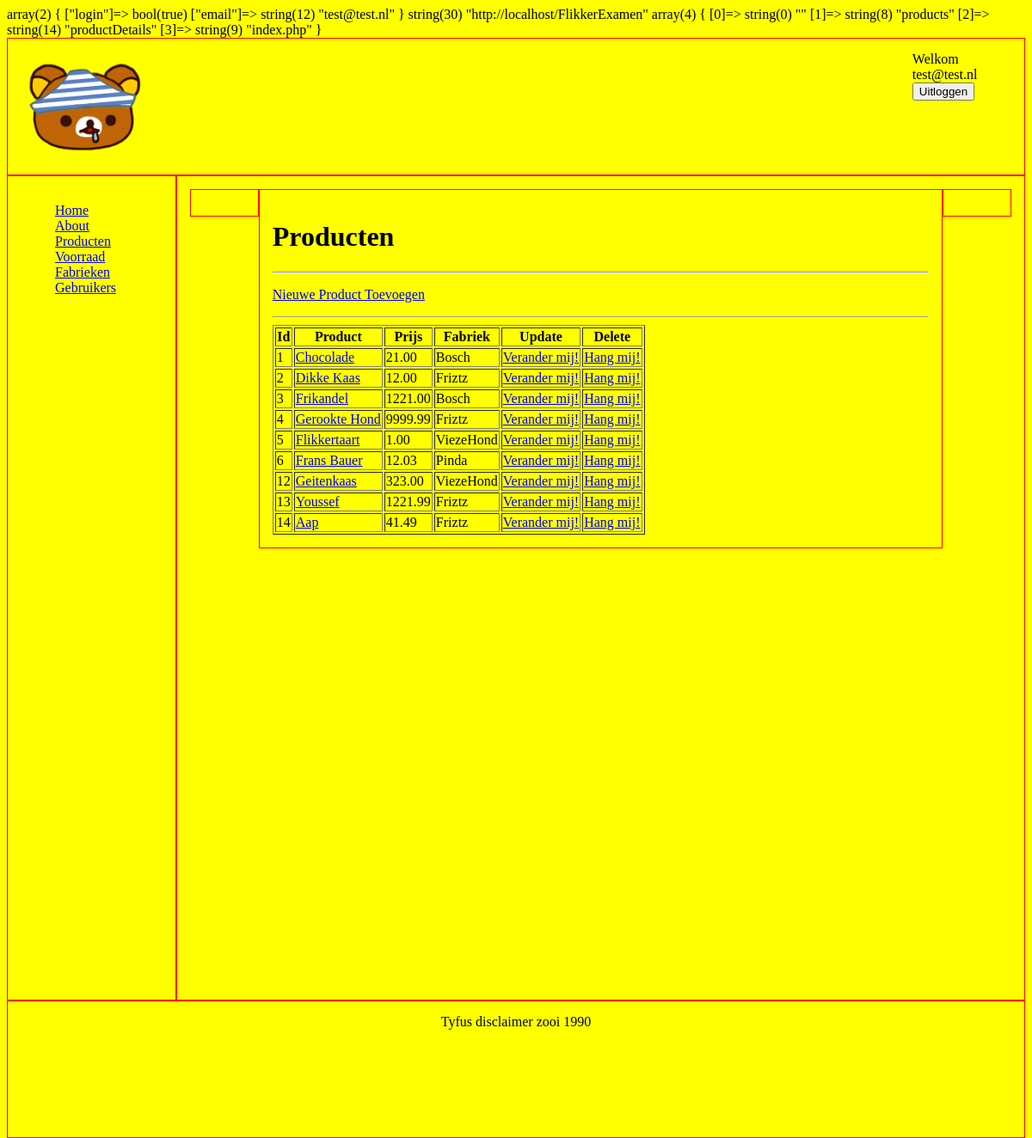
The page /products/productDetails/index.php?controller=products&action=overview (signed in) on the database its author committed.
### tables this page shows
CREATE TABLE `product` (
  `product_id` int(11) UNSIGNED NOT NULL,
  `fabriek_id` int(11) NOT NULL,
  `product` varchar(50) NOT NULL,
  `prijs` float(11,2) UNSIGNED NOT NULL
);

CREATE TABLE `fabriek` (
  `fabriek_id` int(11) NOT NULL,
  `naam` varchar(50) NOT NULL
);

### controllers/AppControllerAbstract.php (called while the page is built, shortened)
<?php
class AppControllerAbstract
{
  function loadView($path , $vars = [])
  {
  	$viewPath = APP_PATH . '/views/' . $path . '.php';
  	extract($vars);
  	include $viewPath;
  }
  function loadCompleteView($contentView, $vars = [])
  {
    $this->loadView($contentView, $vars);
  }
}
 ?>

### controllers/ProductsController.php (called while the page is built, shortened)
<?php
require_once('AppControllerAbstract.php');
class ProductsController extends AppControllerAbstract{
  public function __construct(){
    require_once(APP_PATH . '/models/ProductsModel.php');
    $this->ProductsModel = new ProductsModel();
  }
public function overview(){
  $product = $this->ProductsModel->getAll();
  $this->loadCompleteView('products/overview', ['product' => $product]);
}
}
?>

### models/ProductsModel.php (called while the page is built, shortened)
<?php
class ProductsModel extends ConnectionModel
{
	public function getAll()
	{
		$conn  = $this->getDbConnection();
		$stmt = $conn->prepare("SELECT * FROM Product INNER JOIN fabriek ON product.fabriek_id = fabriek.fabriek_id");
		$stmt->execute();
		$arr = $stmt->fetchAll(PDO::FETCH_OBJ);
		return $arr;
	}
}
?>

### views/products/overview.php (the view)
<div class="col-10 menu">
  <div class="col-1">
  </div>
  <div class="col-10">
		<h1>Producten</h1>
		<hr>
		<p><a href='<?php echo APP_BASE_URL ?>/Products/addForm'>Nieuwe Product Toevoegen</a></p>
		<hr>
		<table class='table table-striped table-bordered table-hover' border='1'>
			<thead>
				<tr>
					<th>Id</th>
					<th>Product</th>
					<th>Prijs</th>
					<th>Fabriek</th>
					<th>Update</th>
					<th>Delete</th>
				</tr>
			</thead>
			<tbody>
				<?php
				foreach ($product as $row): ?>
				<tr>
					<td><?= $row->product_id ?></td>
					<td><a href='<?= APP_BASE_URL ?>/products/productDetails/?id=<?= $row->product_id ?>'><?= $row->product ?></a></td>
					<td><?= $row->prijs ?></td>
					<td><?= $row->naam ?></td>
					<td><a href='<?= APP_BASE_URL ?>/products/update/?id=<?= $row->product_id ?>&name=<?= $row->product ?>&prijs=<?= $row->prijs ?>'>Verander mij!</a></td>
					<td><a href='<?= APP_BASE_URL ?>/products/delete/?id=<?= $row->product_id ?>'>Hang mij!</a></td>
				</tr>
				<?php endforeach; ?>
			</tbody>
		</table>
  </div>
  <div class="col-1">
  </div>
</div>

### rows shown on the page
product: product_id "1", product "Chocolade", prijs "21.00", fabriek.naam "Bosch"
product: product_id "2", product "Dikke Kaas", prijs "12.00", fabriek.naam "Friztz"
product: product_id "3", product "Frikandel", prijs "1221.00", fabriek.naam "Bosch"
product: product_id "4", product "Gerookte Hond", prijs "9999.99", fabriek.naam "Friztz"
product: product_id "5", product "Flikkertaart", prijs "1.00", fabriek.naam "ViezeHond"
product: product_id "6", product "Frans Bauer", prijs "12.03", fabriek.naam "Pinda"
product: product_id "12", product "Geitenkaas", prijs "323.00", fabriek.naam "ViezeHond"
product: product_id "13", product "Youssef", prijs "1221.99", fabriek.naam "Friztz"
product: product_id "14", product "Aap", prijs "41.49", fabriek.naam "Friztz"

### other values the page prints
$_SESSION['email'] "test@test.nl"
